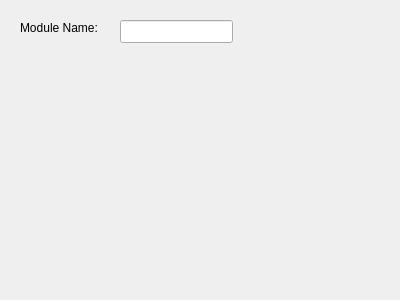
<?xml version="1.0" encoding="UTF-8"?>
<ui version="4.0">
 <class>Form</class>
 <widget class="QWidget" name="Form">
  <property name="geometry">
   <rect>
    <x>0</x>
    <y>0</y>
    <width>400</width>
    <height>300</height>
   </rect>
  </property>
  <property name="windowTitle">
   <string>Form</string>
  </property>
  <widget class="QLabel" name="lbName">
   <property name="geometry">
    <rect>
     <x>20</x>
     <y>20</y>
     <width>91</width>
     <height>16</height>
    </rect>
   </property>
   <property name="text">
    <string>Module Name:</string>
   </property>
  </widget>
  <widget class="QLineEdit" name="leName">
   <property name="geometry">
    <rect>
     <x>120</x>
     <y>20</y>
     <width>113</width>
     <height>23</height>
    </rect>
   </property>
  </widget>
 </widget>
 <resources/>
 <connections/>
</ui>
